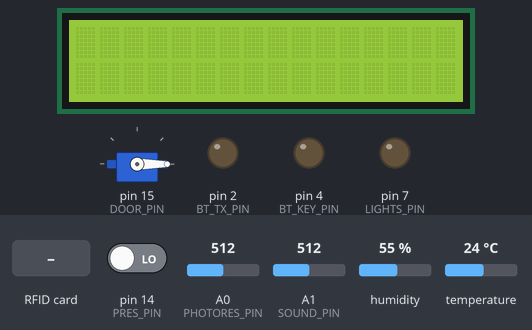
This sketch was run on a simulated Arduino Mega 2560, built with avr-gcc and run on an emulated ATmega2560. Parts: servo, 16×2 character LCD, output pins drawn as LEDs (lit = HIGH). The inputs (shaded band) are chosen by the test bench; at power-on: pin 14 (PRES_PIN) LOW, A0 (PHOTORES_PIN) = 512, A1 (SOUND_PIN) = 512, humidity 55 %, temperature 24 °C. The modem accepts every AT command (registered, SIM ready, sends succeed) and sends nothing else; pins used as bus, display or sensor lines are not drawn; what the sketch prints to the serial monitor is not drawn.

Above: at 16.3 s.
16.4 s: RFID card 43 9B 72 0C held to the reader
At 17.7 s:
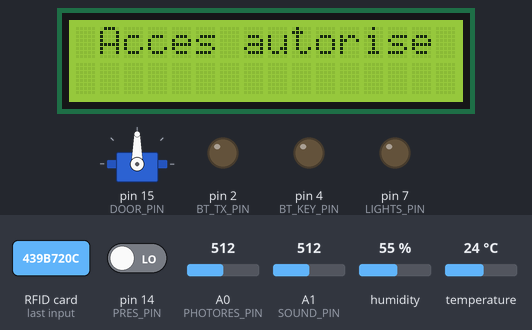
19.4 s: RFID card 5E 7A 19 C4 held to the reader
At 20.4 s:
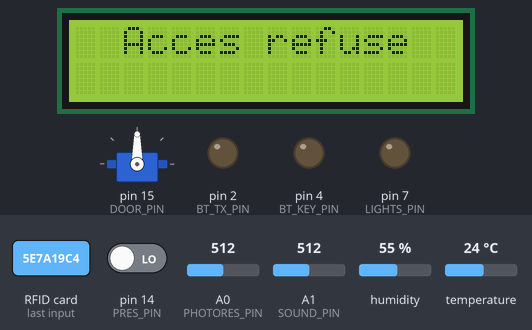
22.0 s: pin 14 (PRES_PIN) driven HIGH
At 23.6 s:
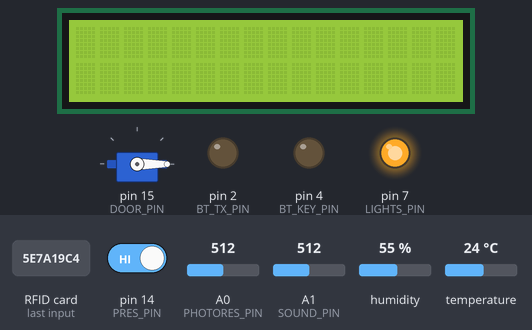
23.9 s: RFID card 59 15 C5 B2 held to the reader
At 25.9 s:
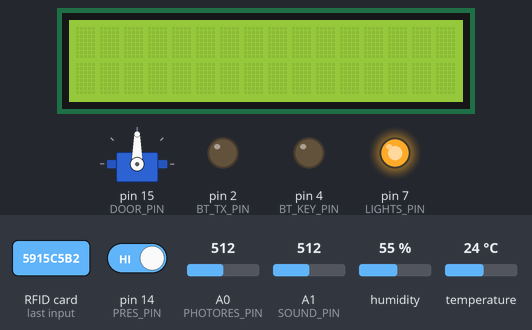
30.1 s: A0 (PHOTORES_PIN) set to 109
33.8 s: A0 (PHOTORES_PIN) set to 90
Timing chart, 0 to 36.3 s (numbered marks = the images above; inputs shaded):
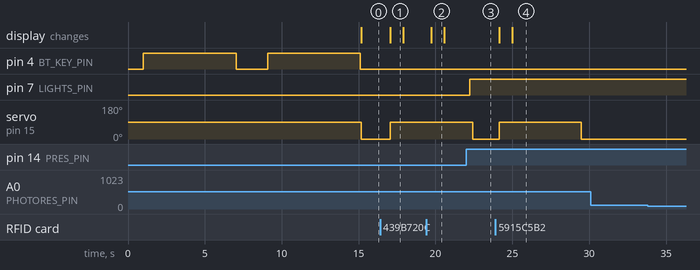

Measured:
- after the input at 16.4 s, servo on pin 15 (DOOR_PIN): 0° → 90° after 0.66 s; the display: changes after 0.67 s (image 1)
- after the input at 19.4 s, the display: changes after 0.34 s (image 2)
- after the input at 22.0 s, pin 7 (LIGHTS_PIN): LOW → HIGH after 0.24 s
- after the input at 23.9 s, servo on pin 15 (DOOR_PIN): 0° → 90° after 0.24 s, → 0° 5.3 s later; the display: first changes after 0.25 s (image 4 shows a later state)
- after the input at 30.1 s, every drawn part: stays the same
- after the input at 33.8 s, every drawn part: stays the same
- what the display in image 1 shows lasts 0.8 s, from 17.1 s to 17.9 s

The sketch:

Node1.ino
```cpp
/*
 * Created by Aloha Corp
 */

// Librairies
#include <SPI.h>
#include <MFRC522.h>
#include <Servo.h>
#include <LiquidCrystal_I2C.h>
#include <dht11.h>
#include <SoftwareSerial.h>
#include "BluetoothMgr.h"

// Definition of the room
#define ID_CARTE "S1"
#define ROOM "R1"

// Definition of pins
#define RFID_RST_PIN      5     // RFID RST pin - check above documentation for more details
#define LIGHTS_PIN        7     // Led pin
#define PRES_PIN          14    // HC-S501 Presence Sensor
#define DOOR_PIN          15    // Servo motor
#define DHT_PIN           16    // DHT11 Temperature and Humidity sensor
#define RFID_SS_PIN       53    // RFID SS pin - check above documentation for more details
#define PHOTORES_PIN      A0    // Photoresistor
#define SOUND_PIN         A1    // Soundsound sensor

// Door - Servo motor
#define CLOSE_ROTATION    0     // Rotation for servo to close the door
#define OPEN_ROTATION     90    // Rotation for servo to open the door
#define DOOR_DURATION     5000  // Duration the door will be open
Servo door;
bool isDoorOpen;
unsigned long opened_door_timestamp;

// Lights
#define LIGHTS_DURATION   5000 // Duration the lights will be on
bool isLightsOn;
unsigned long lights_on_timestamp;

// RFID
MFRC522 mfrc522(RFID_SS_PIN, RFID_RST_PIN);   // Create MFRC522 instance
MFRC522::MIFARE_Key key;
String acceptedUsers[] = {
  "43 9B 72 0C",
  "59 15 C5 B2",
  "62 00 D2 5C"
};

// LCD
LiquidCrystal_I2C lcd(0x27,16,2);

// Bluetooth
BluetoothMgr btMaster; // RX, TX
char myChar;


void setup() {
  // Setup Bluetooth
  Serial.begin(9600);

  Serial1.begin(38400);

  btMaster.init();

  delay(1000);

  digitalWrite(8, HIGH);

  Serial.setTimeout(1000);

  sendCommand("AT+RESET");

  sendCommand("AT+ROLE=0");

  sendCommand("AT+CMODE=0");


  // RFID
  SPI.begin();         // Init SPI bus
  mfrc522.PCD_Init();  // Init MFRC522 card

  // Set pins
  pinMode(LIGHTS_PIN, OUTPUT);  // Set lights to output
  pinMode(PRES_PIN, INPUT);     // Set presence sensor to input
  pinMode(PHOTORES_PIN, INPUT); // Set photoresistance to input
  pinMode(SOUND_PIN, INPUT);    // Set sound sensor to input
  pinMode(DHT_PIN, INPUT);      // Set humidity and temperature sensor to input
  door.attach(DOOR_PIN);        // Set door pin

  btMaster.init();

  // LCD
  lcd.init();
  lcd.backlight();

  // Init variables
  door.write(CLOSE_ROTATION);
  digitalWrite(LIGHTS_PIN, LOW);
  isDoorOpen = false;
  isLightsOn = false;

  // Prepare key - all keys are set to FFFFFFFFFFFF at chip delivery from the factory.
  for (byte i = 0; i < 6; i++) {
    key.keyByte[i] = 0xFF;
  }
}

void loop() {
  // PIR Sensor
  int presenceValue = getPresenceSensorValue();
  if (presenceValue == 1) {
    switchOnLights();
  }
  sendBluetooth(sendMove(isLightsOn));

  // Temperature and humidity sensor
  dht11 DHT = getDHTValues();
  sendBluetooth(sendTemperature((float)DHT.temperature));
  sendBluetooth(sendHumidity((float)DHT.humidity));

  // Luminosity
  sendBluetooth(sendLuminosity(getLuminosityValue()));

  // Sound
  sendBluetooth(sendSound(getSoundSensorValue()));

  // RFID
  lcd.clear();
  String UID = getRFIDUID();
  if (UID != String("")) {


    // Servo
    if (isUserAccepted(UID)) {
      openDoor();
      lcd.setCursor(1,0);
      lcd.print("Acces autorise");
      sendBluetooth(sendCardUID(UID) + ",true");
    }else{
      lcd.setCursor(2,0);
      lcd.print("Acces refuse");
      sendBluetooth(sendCardUID(UID) + ",false");
    }
  }

  closeDoor();
  switchOffLights();

  //Add delay
  delay(100);

  while (Serial1.available()){
    //String str = Serial1.readStringUntil('\n') + "\n";
    myChar = Serial1.read();
    Serial.print(myChar); //echo
    btMaster.write(myChar);
  }


  delay(100);

  while (btMaster.available()) {
    myChar = btMaster.read();
    Serial.print(myChar);
  }


  delay(500);

  while (Serial.available()) {
    myChar = Serial.read();
    //Serial.print(myChar); //echo
    btMaster.write(myChar);
  }
}

bool getPresenceSensorValue() {
  int presenceValue = digitalRead(PRES_PIN); // Get presence sensor's value
  return presenceValue;
}

int getLuminosityValue() {
  int lumiValue = analogRead(PHOTORES_PIN); // Get presence sensor's value
  return lumiValue;
}

int getSoundSensorValue() {
  int soundValue = analogRead(SOUND_PIN); // Get presence sensor's value
  return soundValue;
}

dht11 getDHTValues()
{
  dht11 DHT11;
  DHT11.read(DHT_PIN);
  return DHT11;
}

String getRFIDUID() {
  // Look for new cards, and select one if present
  if ( ! mfrc522.PICC_IsNewCardPresent() || ! mfrc522.PICC_ReadCardSerial() ) {
    delay(50);
    return "";
  }

  // Dump UID
  String content= "";
  for (byte i = 0; i < mfrc522.uid.size; i++) {
    content.concat(String(mfrc522.uid.uidByte[i] < 0x10 ? " 0" : " "));
    content.concat(String(mfrc522.uid.uidByte[i], HEX));
  }
  content.toUpperCase();
  content.trim();

  return content;
}

bool isUserAccepted(String UID) {

  // Get number of authorized users
  int acceptedUsersLength = sizeof(acceptedUsers) / sizeof(String);

  // Check if the user is an authorized user in the list
  for (int i = 0; i < acceptedUsersLength; i++ ) {
    if (UID == acceptedUsers[i]) {
      Serial.println("User ["+UID+"] is accepted");
      return true;
    }
  }

  // if the user is not an authorized user
  Serial.println("The card ["+UID+"] is not an authorized user");
  return false;
}

void openDoor() {
  // If the door is closed, open the door
  if (isDoorOpen == false) {
    // Serial.println("Opening the door");
    isDoorOpen = true;
    door.write(OPEN_ROTATION);
  }

  // Reset timestamp if the card is still detected while the door is opened
  opened_door_timestamp = millis();
}

void closeDoor() {
  // If the door is opened and 5 seconds pass since last detection, close the door
  if (isDoorOpen == true) {
    if( millis() - opened_door_timestamp > DOOR_DURATION ) {
      // Serial.println("Closing the door");
      door.write(CLOSE_ROTATION);
      isDoorOpen = false;
    }
  }
}

void switchOnLights() {
  // If the lights are off, switch on the lights
  if (isLightsOn == false) {
    // Serial.println("Switch on the lights");
    isLightsOn = true;
    digitalWrite(LIGHTS_PIN, isLightsOn);
  }

  // Reset timestamp if the card is still detected while the door is opened
  lights_on_timestamp = millis();
}

void switchOffLights() {
  // If the lights are on and 20 seconds pass since last detection, switch off the lights
  if (isLightsOn == true) {
    if( millis() - lights_on_timestamp > LIGHTS_DURATION ) {
      // Serial.println("Switch off the lights");
      isLightsOn = false;
      digitalWrite(LIGHTS_PIN, isDoorOpen);
    }
  }
}

// Send temp value
String sendTemperature(float temp){
  String to_send = "temp," + String(ID_CARTE) + "," + String(ROOM) + ";" + String(temp);
  // Serial.println(to_send);
  return to_send;
}

// Send humidity value
String sendHumidity(float humi){
  String to_send = "humi," + String(ID_CARTE) + "," + String(ROOM) + ";" + String(humi);
  // Serial.println(to_send);
  return to_send;
}

// Send card UID
String sendCardUID(String cardUID){
  String to_send = "door," + String(ID_CARTE) + "," + String(ROOM) + ";" + String(cardUID);
  // Serial.println(to_send);
  return to_send;
}

// Send lumen value
String sendLuminosity(float lumen){
  String to_send = "lux," + String(ID_CARTE) + "," + String(ROOM) + ";" + String(lumen);
  // Serial.println(to_send);
  return to_send;
}

// Send sound value
String sendSound(float sound){
  String to_send = "sound," + String(ID_CARTE) + "," + String(ROOM) + ";" + String(sound);
  // Serial.println(to_send);
  return to_send;
}

// Send move value
String sendMove(bool movement){
  String to_send = "move," + String(ID_CARTE) + "," + String(ROOM) + ";" + String(movement);
  // Serial.println(to_send);
  return to_send;
}

void sendBluetooth(String text){
  //Serial.println(text);
  btMaster.sendCommand(text);
}

void sendCommand(const String &command)
{
    String tmp = command + "\r\n";
    //log("Send command: " + command);
    Serial1.write(tmp.c_str());
}
```

BluetoothMgr.cpp
```cpp
//
// Created by AlohaGames on 01/02/2022.
//
#include <Arduino.h>

#include "BluetoothMgr.h"
#include "PinCfg.h"

BluetoothMgr::BluetoothMgr() : SoftwareSerial(BT_RX_PIN, BT_TX_PIN) {}

void BluetoothMgr::init()
{
    pinMode(BT_KEY_PIN, OUTPUT);
    pinMode(BT_TX_PIN, OUTPUT);
    pinMode(BT_RX_PIN, INPUT);

    this->begin(38400);

    delay(1000);

    digitalWrite(BT_KEY_PIN, HIGH);

    this->setTimeout(1000);

    this->sendCommand("AT+RESET");
    logError(this->readString());

    this->sendCommand("AT+ROLE=1");

    logError(this->readString());

    this->sendCommand("AT+CMODE=0");

    logError(this->readString());

    this->sendCommand("AT+BIND=98D3,B1,FD9089");
    //sendCommand("AT+BIND=98D3,32,10FE28");

    logError(this->readString());

    this->sendCommand("AT+INIT");

    logError(this->readString());

    this->sendCommand("AT+STATE");

    logError(this->readString());


    /*sendCommand("AT+LINK=98D3,32,10FE28");

    logError(this->readString());*/

    digitalWrite(BT_KEY_PIN, LOW);
}

void BluetoothMgr::sendCommand(const String &command)
{
    String tmp = command + "\r\n";
    log("Send command: " + command);
    this->write(tmp.c_str());
}

void BluetoothMgr::log(const String &msg)
{
    if(BT_DEBUG == true)
        Serial.println(msg);
}

void BluetoothMgr::logError(const String &msg)
{
    if(msg != "OK\r\n" && msg != "")
        Serial.println("BT ERROR: {" + msg + "}");
    else
        Serial.println(msg);
}
```

BluetoothMgr.h
```cpp
//
// Created by AlohaGames on 01/02/2022.
//

#ifndef TESTBIGBROTHER_BLUETOOTHMGR_H
#define TESTBIGBROTHER_BLUETOOTHMGR_H

#include <SoftwareSerial.h>

#define BT_DEBUG true

class String;


class BluetoothMgr : public SoftwareSerial
{
public:
    BluetoothMgr();

    void init();
    void sendCommand(const String &command);

private:
    void log(const String &msg);
    void logError(const String &msg);
};


#endif //TESTBIGBROTHER_BLUETOOTHMGR_H
```

PinCfg.h
```cpp
//
// Created by AlohaGames on 01/02/2022.
//

#ifndef TESTBIGBROTHER_PINCFG_H
#define TESTBIGBROTHER_PINCFG_H

#define BT_KEY_PIN 4
#define BT_RX_PIN 3
#define BT_TX_PIN 2

#endif //TESTBIGBROTHER_PINCFG_H
```
